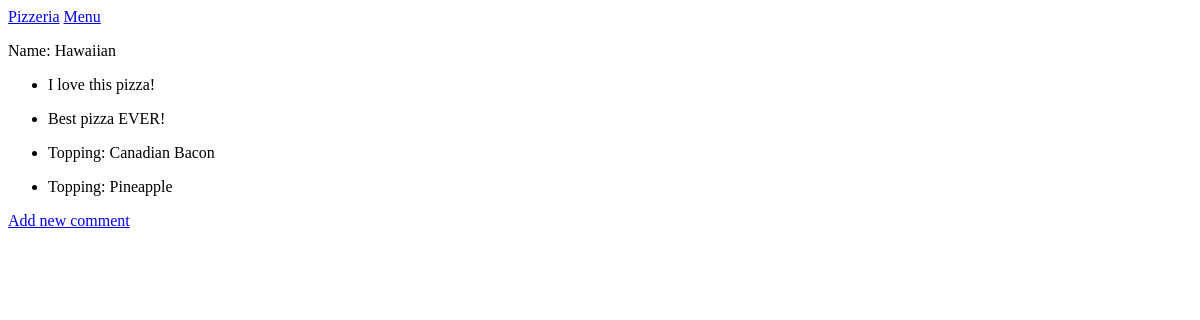
Before: /names/1/ with the older database file.
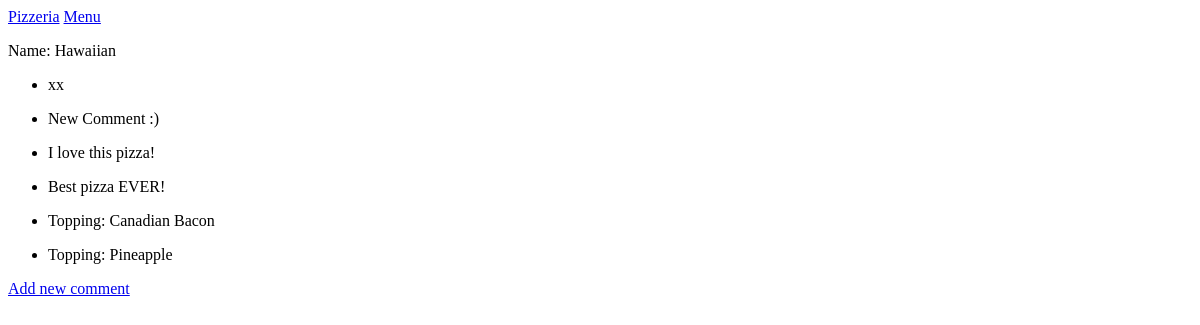
After: the same page with the newer database file.
### pizzerias/models.py (models this page shows, shortened)
class Topping(models.Model):
    name = models.ForeignKey(Name, on_delete=models.CASCADE)
    text = models.TextField()
    date_added = models.DateTimeField(auto_now_add=True)
    class Meta:
        verbose_name_plural = "toppings"

### pizzerias/views.py (the view)
# urls.py: 2. Add a URL to urlpatterns:  path('', views.home, name='home')
def name(request, name_id):
    name = Name.objects.get(id=name_id)
    toppings = name.topping_set.order_by(
        "-date_added"
    )  # -date_added is descending order
    context = {"name": name, "toppings": toppings}
    return render(request, "pizzerias/name.html", context)

### pizzerias/models.py (called while the page is built)
    def __str__(self):
        return self.text

### pizzerias/templates/pizzerias/name.html
{% extends "pizzerias/base.html" %}
{% block content %}
<p>Name: {{ name }} </p>
<ul>
    {% for topping in toppings %}
    <li>
        <p>{{ topping.text|linebreaks }} </p>
    </li>
    {% empty %}
    <li>There are no toppings listed for this pizza yet.</li>
    {% endfor %}
</ul>
<p>
    <a href="{% url 'pizzerias:new_comment' name.id %}">Add new comment</a>
</p>
{% endblock content %}

Changed rows visible on the page:
added Topping: text "xx"
added Topping: text "New Comment :)"
